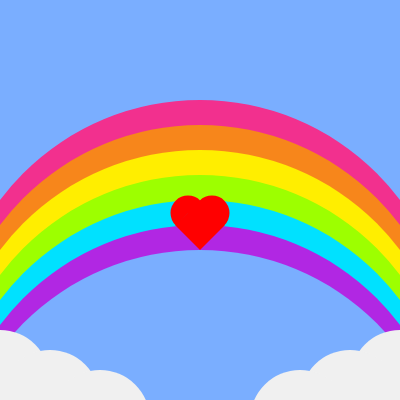
Frame 1 (no input)
Frame 60 (no input): identical to frame 1, image omitted
Frame 120 (the mouse pressed at the canvas centre since frame 60): identical to frame 1, image omitted

The p5.js sketch that drew this single still picture (run headless with seeded random() and noise() and a simulated clock; from frame 60 on, the mouse is pressed at the canvas centre):

// p5.js sketch
// ── sketch.js
function preload(){
  // preload assets
}

function setup() {
  createCanvas(400, 400);
}

function draw() {
  
  background("#7aaeff");
  noStroke();
  
  //Regenbogen:

  //pink
  fill("#f2308e")
  circle(200, 350, 500)

  //Orange
  fill("#f7861b")
  circle(200, 375, 500)

  //Gelb
  fill("#ffee00")
  circle(200, 400, 500)

  //Grün
  fill("#9dff00")
  circle(200, 425, 500)

  //Blau
  fill("#00e1ff")
  circle(200, 450, 500)

  //Lila
  fill("#b127e3")
  circle(200, 475, 500)

  //Hintergrundfarbe zum cutten
  fill("#7aaeff")
  circle(200, 500, 500)

//Wolken:
  fill(240)
  circle(0,380, 100)
  circle(50,400, 100)
  circle(100,420, 100)

  circle(400,380, 100)
  circle(350,400, 100)
  circle(300,420, 100)

  //Herz:
  fill("red")
  quad(202, 199, 175, 225, 200, 250, 225, 225);
	arc(188, 213, 35, 35, PI - QUARTER_PI, 0);
	arc(212, 213, 35, 35, PI - QUARTER_PI, QUARTER_PI);

  
}
